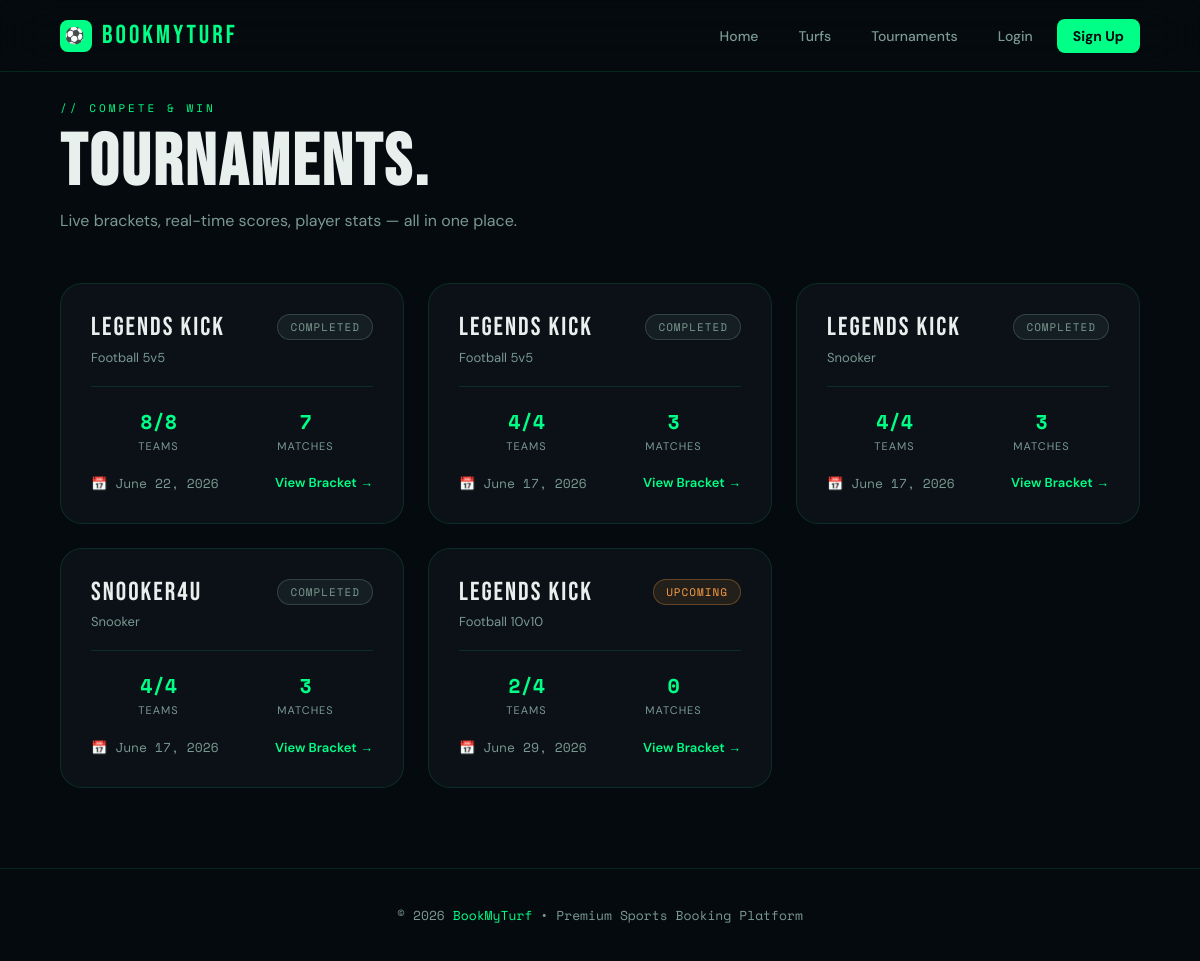
/tournaments/, run on the app's committed database.
### booking/tournament_models.py (models this page shows, shortened)
class Tournament(models.Model):
    SPORT_CHOICES = [
        ('football-5v5',   'Football 5v5'),
        ('football-10v10', 'Football 10v10'),
        ('futsal',         'Futsal'),
        ('snooker',        'Snooker'),
        ('carrom',         'Carrom'),
        ('ping-pong',      'Ping Pong'),
    ]
    STATUS_CHOICES = [
        ('upcoming',    'Upcoming'),
        ('live',        'Live'),
        ('completed',   'Completed'),
    ]
    name        = models.CharField(max_length=200)
    sport       = models.CharField(max_length=20, choices=SPORT_CHOICES)
    date        = models.DateField()
    venue       = models.CharField(max_length=200, default='BookMyTurf Arena')
    max_teams   = models.IntegerField(default=8)   # must be power of 2: 4, 8, 16
    status      = models.CharField(max_length=20, choices=STATUS_CHOICES, default='upcoming')
    created_by  = models.ForeignKey(User, on_delete=models.CASCADE)
    created_at  = models.DateTimeField(auto_now_add=True)
    def get_registered_teams_count(self):
        return self.teams.count()

### booking/tournament_views.py (the view)
# urls.py: path('tournaments/',                          tournament_views.tournament_list,     name='tournament_list'),
def tournament_list(request):
    tournaments = Tournament.objects.all().order_by('-created_at')
    return render(request, 'tournament_list.html', {'tournaments': tournaments})

### booking/templates/tournament_list.html (shortened to what this page needs)
<!DOCTYPE html>
<html lang="en">
<head>
</head>
<body>
<nav class="navbar">
    <a href="/" class="logo"><div class="logo-icon">⚽</div>BOOKMYTURF</a>
    <div class="nav-links">
        <a href="/">Home</a><a href="/turfs/">Turfs</a>
        <a href="/tournaments/">Tournaments</a>
        {% if user.is_authenticated %}
            <a href="/logout/">Logout</a>
        {% else %}
            <a href="/login/">Login</a>
            <a href="/signup/" class="nav-cta">Sign Up</a>
        {% endif %}
    </div>
</nav>
<div class="page">
    <div class="page-header">
        <div>
            <div class="eyebrow">// Compete & Win</div>
            <h1 class="page-title">TOURNAMENTS.</h1>
            <p class="page-sub">Live brackets, real-time scores, player stats — all in one place.</p>
        </div>
    </div>
    {% if tournaments %}
    <div class="tournaments-grid">
        {% for t in tournaments %}
        <a href="/tournaments/{{ t.pk }}/" class="t-card" style="animation-delay:{{ forloop.counter0 }}00ms">
            <div class="t-card-top">
                <div>
                    <div class="t-name">{{ t.name }}</div>
                    <div class="t-sport">{{ t.get_sport_display }}</div>
                </div>
                <span class="status-pill status-{{ t.status }}">
                    {{ t.status }}
                </span>
            </div>
            <div class="t-meta">
                <div class="t-meta-item">
                    <div class="t-meta-val">{{ t.get_registered_teams_count }}/{{ t.max_teams }}</div>
                    <div class="t-meta-key">Teams</div>
                </div>
                <div class="t-meta-item">
                    <div class="t-meta-val">{{ t.matches.count }}</div>
                    <div class="t-meta-key">Matches</div>
                </div>
            </div>
            <div class="t-footer">
                <span class="t-date">📅 {{ t.date }}</span>
                <span style="color:var(--green);font-size:13px;font-weight:600;">View Bracket →</span>
            </div>
        </a>
        {% endfor %}
    </div>
    {% endif %}
</div>
<footer class="footer">© 2026 <span>BookMyTurf</span> • Premium Sports Booking Platform</footer>
</body>
</html>

### booking/templates/tournament_list.html (style rules this page uses)
:root { --green:#00ff87;--teal:#00e5cc; --dark:#050a0e;--dark2:#0b1117;--dark3:#111b22;--dark4:#172029; --border:rgba(0,255,135,0.12);--text:#e8f0ee;--text-dim:#7a9990; --red:#ff4d4d;--orange:#ff9f43;--purple:#a855f7; }
*,*::before,*::after { margin:0;padding:0;box-sizing:border-box; }
body { font-family:'DM Sans',sans-serif;background:var(--dark);color:var(--text);min-height:100vh; }
.navbar { position:fixed;top:0;left:0;right:0;z-index:100;display:flex;justify-content:space-between;align-items:center;padding:0 60px;height:72px;background:rgba(5,10,14,0.9);backdrop-filter:blur(24px);border-bottom:1px solid var(--border); }
.logo { font-family:'Bebas Neue',sans-serif;font-size:26px;letter-spacing:3px;color:var(--green);text-decoration:none;display:flex;align-items:center;gap:10px; }
.logo-icon { width:32px;height:32px;background:var(--green);border-radius:8px;display:flex;align-items:center;justify-content:center;font-size:16px; }
.nav-links { display:flex;align-items:center;gap:8px; }
.nav-links a { color:var(--text-dim);text-decoration:none;font-size:14px;font-weight:500;padding:8px 16px;border-radius:8px;transition:all 0.2s; }
.nav-cta { background:var(--green)!important;color:var(--dark)!important;font-weight:700!important; }
.page { max-width:1200px;margin:0 auto;padding:100px 60px 80px; }
.page-header { display:flex;align-items:flex-end;justify-content:space-between;margin-bottom:52px;gap:20px;flex-wrap:wrap; }
.eyebrow { font-family:'Space Mono',monospace;font-size:11px;letter-spacing:3px;color:var(--green);text-transform:uppercase;margin-bottom:12px; }
.page-title { font-family:'Bebas Neue',sans-serif;font-size:clamp(48px,6vw,80px);letter-spacing:3px;line-height:1; }
.page-sub { color:var(--text-dim);font-size:16px;margin-top:10px; }
.status-pill { display:inline-flex;align-items:center;gap:6px;font-size:11px;font-family:'Space Mono',monospace;letter-spacing:1px;text-transform:uppercase;padding:4px 12px;border-radius:20px;border:1px solid; }
.status-upcoming { color:var(--orange);border-color:rgba(255,159,67,0.3);background:rgba(255,159,67,0.1); }
.status-completed { color:var(--text-dim);border-color:rgba(122,153,144,0.3);background:rgba(122,153,144,0.1); }
.tournaments-grid { display:grid;grid-template-columns:repeat(auto-fill,minmax(340px,1fr));gap:24px; }
.t-card { background:var(--dark2);border:1px solid var(--border);border-radius:22px;padding:30px;transition:all 0.3s;text-decoration:none;color:var(--text);display:block; }
.t-card-top { display:flex;justify-content:space-between;align-items:flex-start;margin-bottom:20px; }
.t-name { font-family:'Bebas Neue',sans-serif;font-size:26px;letter-spacing:2px;line-height:1.1;margin-bottom:6px; }
.t-sport { font-size:13px;color:var(--text-dim); }
.t-meta { display:grid;grid-template-columns:1fr 1fr;gap:12px;margin-top:20px;padding-top:20px;border-top:1px solid var(--border); }
.t-meta-item { text-align:center; }
.t-meta-val { font-family:'Space Mono',monospace;font-size:20px;color:var(--green);font-weight:700; }
.t-meta-key { font-size:11px;color:var(--text-dim);letter-spacing:1px;text-transform:uppercase;margin-top:3px; }
.t-footer { margin-top:20px;display:flex;align-items:center;justify-content:space-between; }
.t-date { font-size:13px;color:var(--text-dim);font-family:'Space Mono',monospace; }
.footer { text-align:center;padding:36px;border-top:1px solid var(--border);color:var(--text-dim);font-size:13px;font-family:'Space Mono',monospace; }
.footer span { color:var(--green); }
.t-card { animation:fadeUp 0.5s ease both; }

### data on the page
Tournament: name "legends kick", sport "Football 5v5", status "COMPLETED", get_registered_teams_count "8", max_teams "8", matches.count "7", date "June 22, 2026"
Tournament: name "legends kick", sport "Football 5v5", status "COMPLETED", get_registered_teams_count "4", max_teams "4", matches.count "3", date "June 17, 2026"
Tournament: name "legends kick", sport "Snooker", status "COMPLETED", get_registered_teams_count "4", max_teams "4", matches.count "3", date "June 17, 2026"
Tournament: name "snooker4u", sport "Snooker", status "COMPLETED", get_registered_teams_count "4", max_teams "4", matches.count "3", date "June 17, 2026"
Tournament: name "legends kick", sport "Football 10v10", status "UPCOMING", get_registered_teams_count "2", max_teams "4", matches.count "0", date "June 29, 2026"
